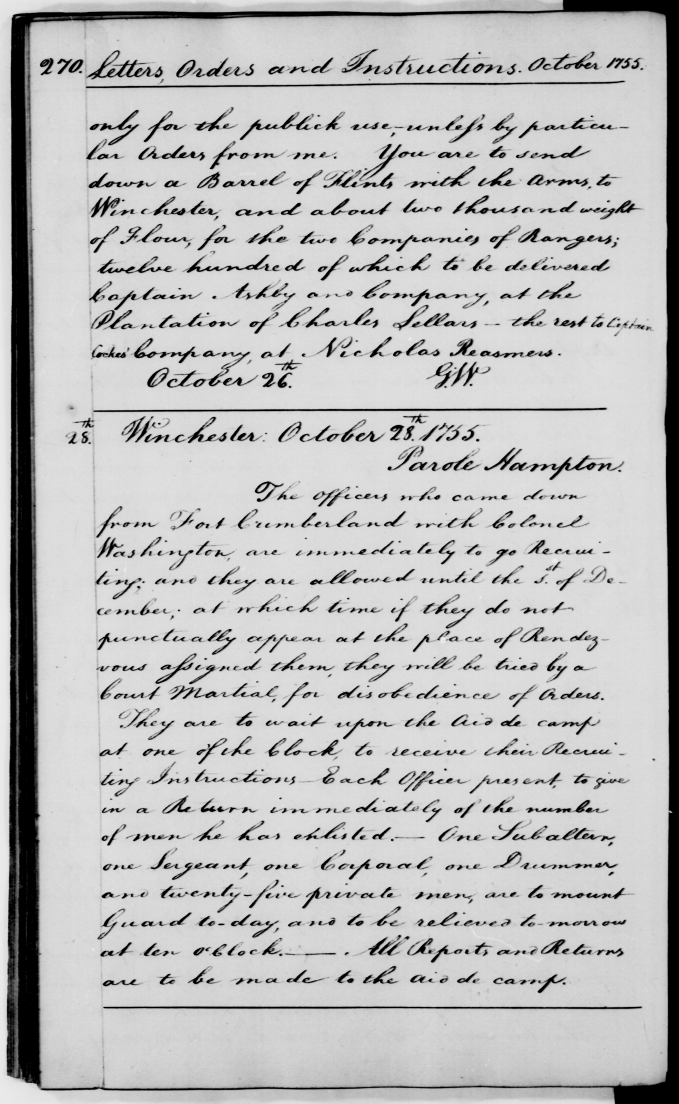
#> input picture examples/test_image.png, 2035 x 3311 px (shown at 1/3 size)
$ python test_image.py   (older library calls are emulated)
#> lines starting #> are read from the running program, lines starting #| are printed output that depends on the picture
### misc/embeddings.py
#!/usr/bin/env python2
# -*- coding: utf-8 -*-
"""
Created on Wed Dec  7 17:01:39 2016

@author: tomas
"""

import string
import numpy as np
import scipy.fftpack as sf

# [76 lines left out: functions dct, phoc, not called in this run]

### test_image.py
#!/usr/bin/env python2
# -*- coding: utf-8 -*-
"""
Created on Sun Feb 19 22:50:52 2017

@author: tomas
"""

import os
import string
import argparse
from subprocess import Popen, PIPE

from matplotlib.colors import LinearSegmentedColormap as lsc
import h5py
import numpy as np
from scipy.misc import imresize
np.errstate(divide='ignore', invalid='ignore')
from scipy.spatial import distance as di
from skimage.io import imread, imsave
from skimage.color import rgb2gray
from skimage.util import img_as_ubyte
from skimage import draw

import misc.dataset_loader as dl
from misc.embeddings import dct
from misc.utils import nms_detections

# [104 lines left out: functions filter_region_proposals, extract_features, draw_boxes_onto_image, not called in this run]

def main(args):
    alphabet = string.ascii_lowercase + string.digits
    dct_resolution = 3
    metric = 'cosine'
    score_threshold = 0.01
    score_nms_overlap = 0.5
    nms_overlap = 0.01
    image_size = 1720
    use_external_proposals = True

    img = imread(args.image)
#> img is the input picture: shape (3311, 2035); min 0, max 242, mean 188.5
    if img.ndim == 3:
        img = img_as_ubyte(rgb2gray(img))
    H0, W0 = img.shape
#> H0 = 3311; W0 = 2035
    down_scale = float(image_size) / max(H0, W0)
#> down_scale = 0.519
    img = imresize(img, down_scale)
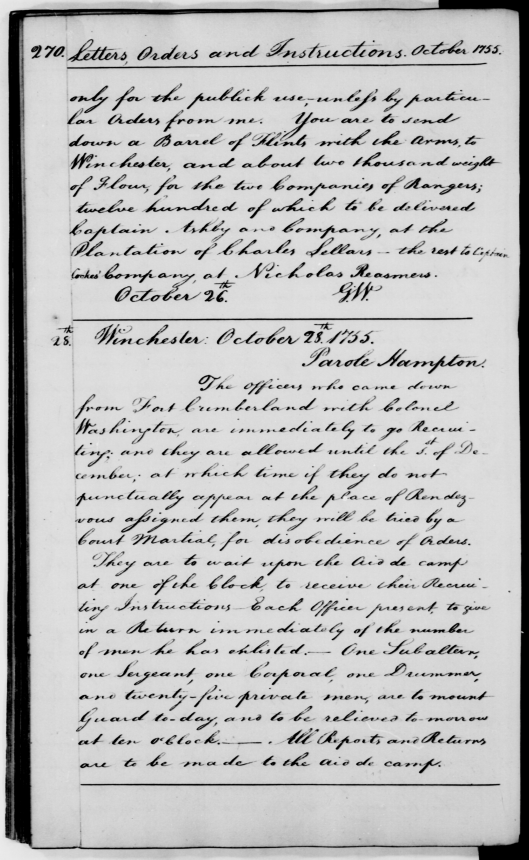
#> img: shape (1719, 1057) (shown at 1/2 size); min 0, max 240, mean 188.5
    img = np.invert(img)
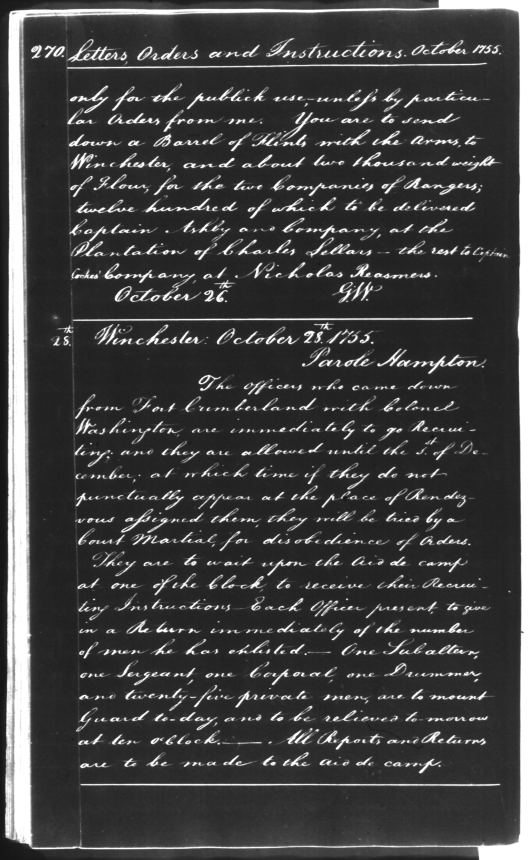
#> img: shape (1719, 1057) (shown at 1/2 size); min 15, max 255, mean 66.5
    H, W = img.shape
#> H = 1719; W = 1057

    try:
        query = dct(args.query.lower(), dct_resolution, alphabet)
    except:
#> (the run stopped early here; a loop or call above may not have finished)

$ run again, with ctrlfnet.png copied over examples/test_image.png
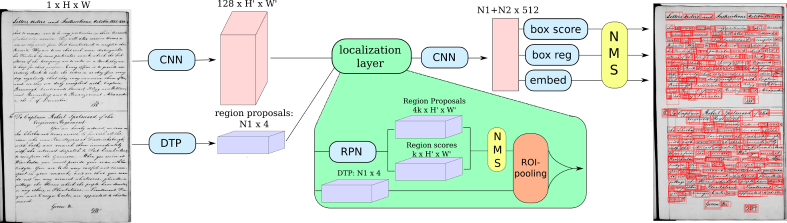
#> input picture ctrlfnet.png, 1574 x 446 px (shown at 1/2 size)
#> in main, img is the input picture: shape (446, 1574, 4); mean R, G, B, A 215, 220.2, 210.8, 255
#> in main, `img = imresize(img, down_scale)`:
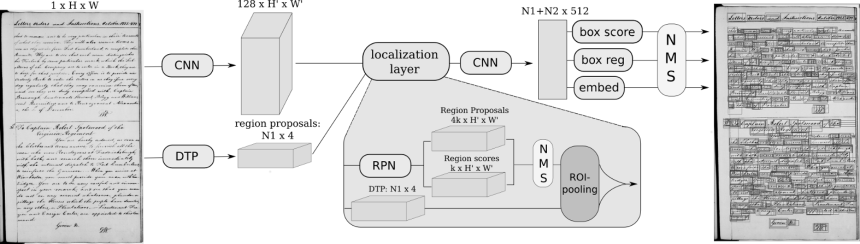
#> img: shape (487, 1720) (shown at 1/2 size); min 0, max 255, mean 218.5
#> in main, `img = np.invert(img)`:
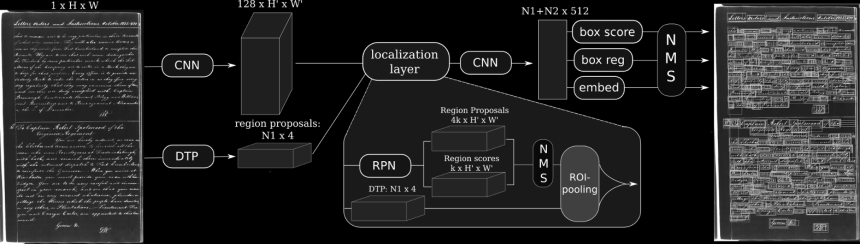
#> img: shape (487, 1720) (shown at 1/2 size); min 0, max 255, mean 36.5
